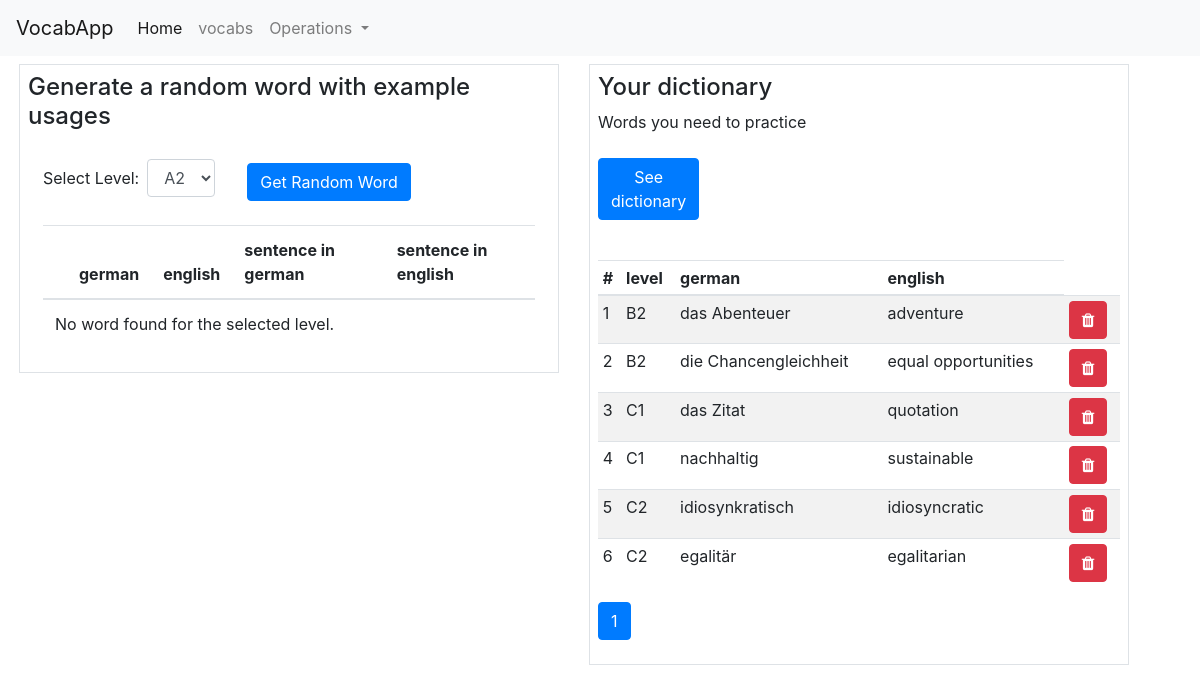
Screenshot of /search with the database file from the repository.
### app.py (models this page shows)
class LanguageData(db.Model):
    __tablename__ = 'language_data'
    id = db.Column(db.Integer, primary_key=True, index=True)
    level = db.Column(db.String, index=True)
    german_word = db.Column(db.String, unique=True, index=True)
    english_word = db.Column(db.String)
    german_example = db.Column(db.String)
    english_example = db.Column(db.String)
    in_dictionary = db.Column(db.Boolean)

### app.py (the view)
@app.route('/search', methods=['GET', 'POST'])
def search():
    if request.method == 'POST':
        page = request.args.get('page', 1, type=int)
        per_page = 10
        paginated_results = LanguageData.query.filter(
                LanguageData.in_dictionary==1
        ).paginate(page=page, per_page=per_page)
        return render_template('index.html', results=paginated_results)
    elif request.method == 'GET':
        print('     --- This is GET ---')
        page = request.args.get('page', 1, type=int)
        per_page = 10
        paginated_results = LanguageData.query.filter(
            LanguageData.in_dictionary == 1
        ).paginate(page=page, per_page=per_page)
        return render_template('index.html', results=paginated_results)
    return redirect(url_for('index'))

### templates/index.html (shortened to what this page needs)
<!DOCTYPE html>
<html lang="en">
<head>
    <link rel="stylesheet" href="https://stackpath.bootstrapcdn.com/bootstrap/4.3.1/css/bootstrap.min.css">
    <link rel="stylesheet" href="https://cdnjs.cloudflare.com/ajax/libs/font-awesome/4.7.0/css/font-awesome.min.css">
</head>
<body>
    <nav class="navbar navbar-expand-lg navbar-light bg-light">
        <a class="navbar-brand" href="{{ url_for('index') }}">VocabApp</a>
        <div class="collapse navbar-collapse" id="navbarNavDropdown">
          <ul class="navbar-nav">
            <li class="nav-item active">
              <a class="nav-link" href="{{ url_for('index') }}">Home <span class="sr-only">(current)</span></a>
            </li>
            <li class="nav-item">
              <a class="nav-link" href="#">vocabs</a>
            </li>
            <li class="nav-item dropdown">
              <a class="nav-link dropdown-toggle" href="#" id="navbarDropdownMenuLink" data-bs-toggle="dropdown" aria-haspopup="true" aria-expanded="false">
                Operations
              </a>
            </li>
          </ul>
        </div>
    </nav>
    <div class="container mt-2 ml-1">
        <div class="row">
            <div class="col-md-6">
                <div class="border p-2">
                    <h4>Generate a random word with example usages</h4>
                    <div class="container-fluid mt-4 table-responsive">
                            <form method="POST" action="{{ url_for('get_random_word') }}" class="form-inline">
                            <div class="form-group mr-2">
                                <label for="levelSelect">Select Level:</label>
                                <select class="form-control ml-2" id="levelSelect" name="vocab_level">
                                    <option value="A2">A2</option>
                                </select>
                            </div>
                                    <button type="submit" id="randomWordBtn" class="btn btn-primary mt-2 ml-4">Get Random Word</button>
                            </form>
                            <table class="table table-md mt-4 text-sm">
                                <thead>
                                    <tr>
                                        <th class="text-sm"></th>
                                        <th class="text-sm">
                                            german
                                        </th>
                                        <th class="text-sm">english</th>
                                        <th class="text-sm">sentence in german</th>
                                        <th class="text-sm">sentence in english</th>
                                    </tr>
                                </thead>
                                <tbody>
                                    {% if random_word %}
                                        <tr>
                                            <td>
                                                <form method="post" action="{{ url_for('add2dict', row_id=random_word.id) }}" onsubmit="">
                                                    <button type="submit" class="btn btn-success btn-xs">
                                                        <i class="fa fa-plus"></i>
                                                    </button>
                                                </form>
                                            </td>
                                            <td>{{ random_word.german_word }}</td>
                                            <td>{{ random_word.english_word }}</td>
                                            <td>{{ random_word.german_example }}</td>
                                            <td>{{ random_word.english_example }}</td>
                                        </tr>
                                    {% else %}
                                        <tr>
                                            <td colspan="5">No word found for the selected level.</td>
                                        </tr>
                                    {% endif %}
                                </tbody>
                            </table>
                    </div>
                </div>
            </div>
            <div class="col-md-6">
                <div class="border p-2">
                    <h4>Your dictionary</h4>
                    <p>Words you need to practice</p>
                    <div class="search mt-4 table-responsive">
                            <form method="POST" id="searchForm" action="{{ url_for('search') }}" onsubmit="">
                                <div class="form-row">
                                    <div class="form-group col-md-2">
                                        <button type="submit" class="btn btn-primary">See dictionary</button>
                                    </div>
                                </div>
                            </form>
                            <table class="table table-striped table-sm fs-6 mt-4" id="resultsTable">
                                <thead>
                                    <tr>
                                        <th>#</th>
                                        <th>level</th>
                                        <th>german</th>
                                        <th>english</th>
                                    </tr>
                                </thead>
                                <tbody>
                                {% if results %}
                                    {% for row in results.items %}
                                    <tr>
                                        <td>{{ loop.index }}</td>
                                        <td>{{ row['level'] }}</td>
                                        <td>{{ row['german_word'] }}</td>
                                        <td>{{ row['english_word'] }}</td>
                                        <td>
                                                <button type="submit" class="btn btn-danger btn-xs delete-btn" data-toggle="modal" data-target="#confirmDeleteModal" data-rowid="{{ row['id'] }}">
                                                    <i class="fa fa-trash"></i>
                                                </button>
                                        </td>
                                    </tr>
                                {% endfor %}
                                {% else %}
                                    <tr>
                                        <td colspan="6">No results found.</td>
                                    </tr>
                            {% endif %}
                                </tbody>
                            </table>
                        <nav aria-label="Page navigation">
                        {% if results and results.iter_pages %}
                            <ul class="pagination">
                                {% for page_num in results.iter_pages() %}
                                    {% if page_num %}
                                        <li class="page-item{% if page_num == results.page %} active{% endif %}">
                                            <a class="page-link" href="{{ url_for('search', page=page_num) }}">{{ page_num }}</a>
                                        </li>
                                    {% else %}
                                        <li class="page-item disabled"><span class="page-link">...</span></li>
                                    {% endif %}
                                {% endfor %}
                            </ul>
                        {% endif %}
                        </nav>
                    </div>
                </div>
            </div>
        </div>
    </div>
</body>
</html>

### rows the page displays
LanguageData: level "B2", german_word "das Abenteuer", english_word "adventure"
LanguageData: level "B2", german_word "die Chancengleichheit", english_word "equal opportunities"
LanguageData: level "C1", german_word "das Zitat", english_word "quotation"
LanguageData: level "C1", german_word "nachhaltig", english_word "sustainable"
LanguageData: level "C2", german_word "idiosynkratisch", english_word "idiosyncratic"
LanguageData: level "C2", german_word "egalitär", english_word "egalitarian"

### other values shown
{{ page_num }} "1"
